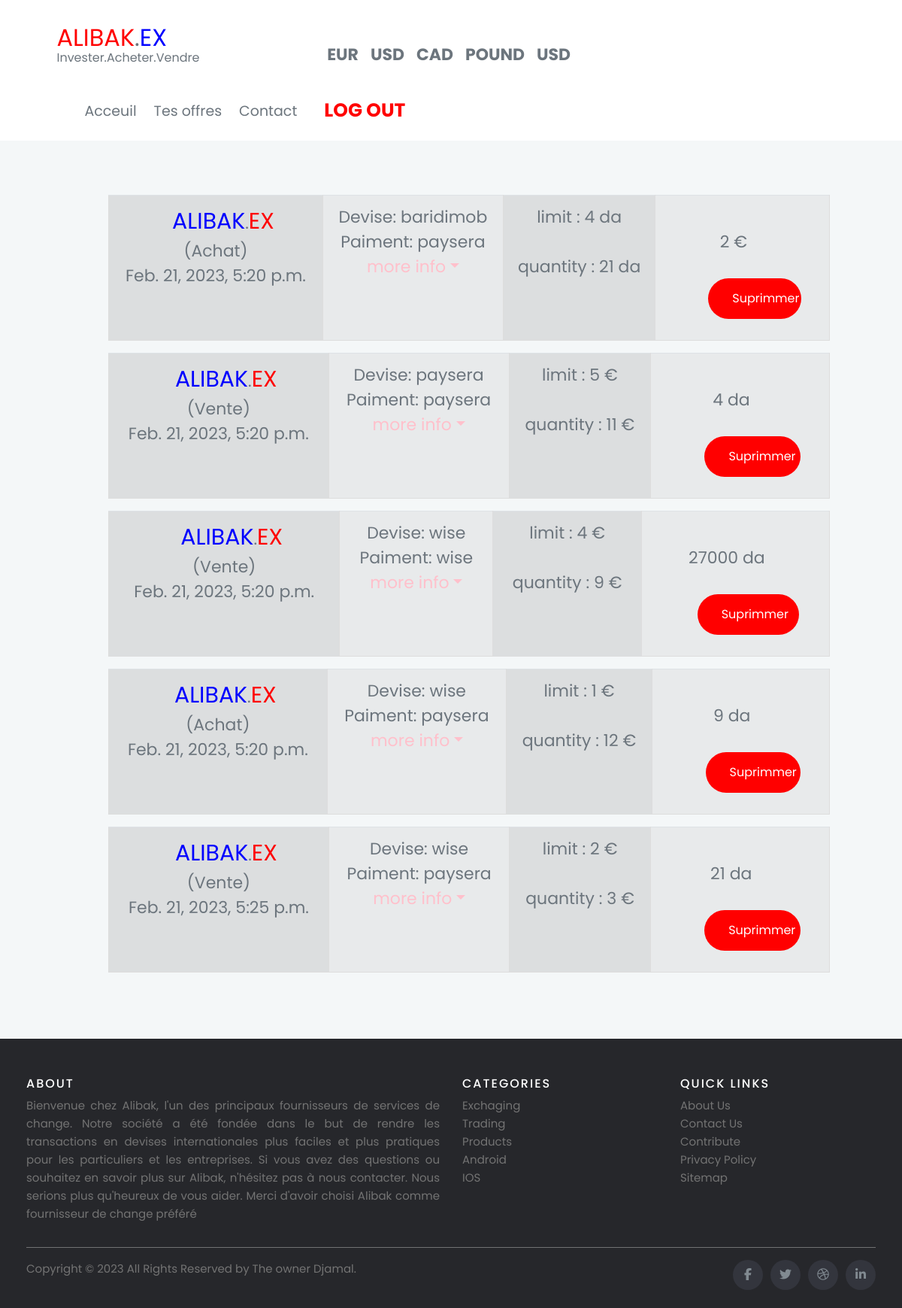
/my_offers (signed in), run on an earlier commit of the app's database.
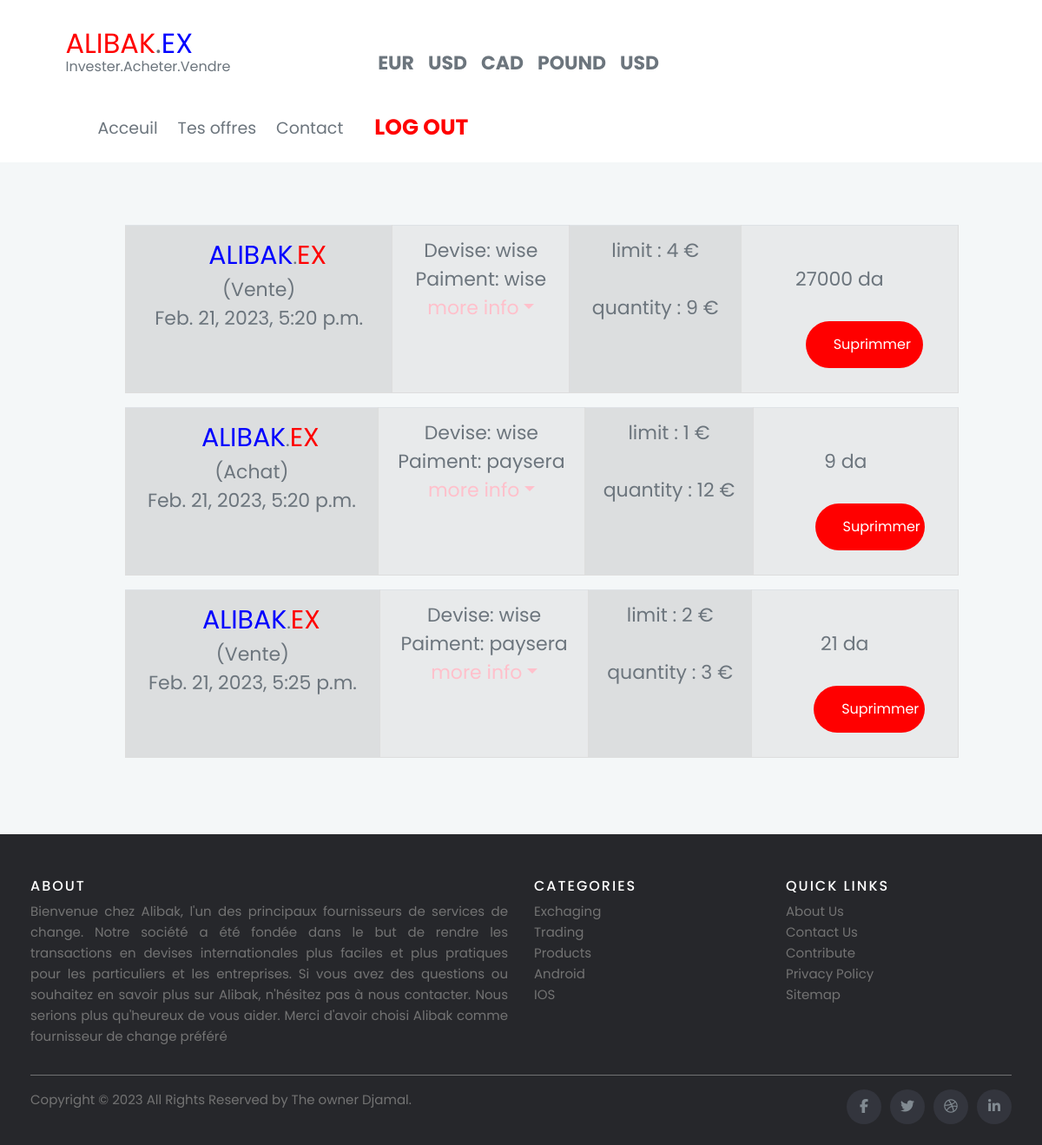
And on a later commit of the database.
### offers/models.py (models this page shows, shortened)
class offers(models.Model):
    STATUS = (
        ('Sell', 'Sell'),
        ('buy', 'buy')
    )
    Devise = (
        ('paysera', 'paysera'),
        ('wise', 'wise'),
        ('baridimob', 'baridimob')
    )
    customer = models.ForeignKey(Customer, null=True, on_delete=models.SET_NULL)
    title = models.CharField(max_length=20, blank=True)
    date = models.DateField(default=datetime.now)
    created_at = models.DateTimeField(default=datetime.now)
    start_time = models.TimeField(default=time(5))
    duration = models.IntegerField(default=1)
    approve = models.BooleanField(default=False)
    price = models.FloatField(null=True)
    quantity = models.FloatField(default=0)
    lowest = models.FloatField(default=0)
    description = models.CharField(max_length=200, null=True, blank=True)
    devise = models.CharField(max_length=200, null=True, choices=Devise)
    status = models.CharField(max_length=200, null=True, choices=STATUS)
    payment = models.CharField(max_length=200, null=True, choices=Devise)

### offers/decorators.py (the view)
        def wrapper_func(request, *args, **kwargs):
            group = None
            if request.user.groups.exists():
                group = request.user.groups.all()[0].name
            if group in allowed_roles:
                return view_func(request, *args, **kwargs)
            else:
                return HttpResponse("you are not authorized to view this page")

### offers/views.py (called while the page is built)
@login_required(login_url='login')
@allowed_users(allowed_roles=['customer'])
def my_offers(request):
    customer = request.user.customer
    Offer = offers.objects.filter(customer=customer)
    context = {
        'offers': Offer,
    }
    return render(request, 'offers/my_offers.html', context)

### offers/templates/offers/my_offers.html (shortened to what this page needs)
<!DOCTYPE html>
<html lang="en">
<head>
    <link rel="stylesheet" href="https://cdn.jsdelivr.net/npm/bootstrap@4.6.2/dist/css/bootstrap.min.css">
    <link rel="stylesheet" href="https://stackpath.bootstrapcdn.com/bootstrap/4.1.3/css/bootstrap.min.css">
    {% load static %}
    <link href="https://cdnjs.cloudflare.com/ajax/libs/font-awesome/5.10.0/css/all.min.css" rel="stylesheet">
    <link href="lib/animate/animate.min.css" rel="stylesheet">
    <link href="lib/owlcarousel/assets/owl.carousel.min.css" rel="stylesheet">
    <link rel="stylesheet" href="https://use.fontawesome.com/releases/v5.6.1/css/all.css">
    <link rel="stylesheet" type="text/css" href="{% static '/offers/css/menu.css' %}">
    {% include 'offers/navbar2.html' %}
</head>
<body>
<br>
<br><br>
<section class="bottom" style="width: 80%; min-height: 300px;">
{%for offer in offers %}
<table class="table  table-striped t1">
                                        <tr class="tr">
                                            <td class="td-1"> <font class="td-1-1 td-1-1-1" color="blue">ALIBAK</font>.<font class="td-1-1" color="red">EX</font> <br> {% if offer.status == "Sell" %} (Achat) {% elif offer.status == "buy" %} (Vente) {% endif %} <br>{{offer.created_at}} </td>
                                            <td class="td-2"> Devise: {{offer.devise}} <br> Paiment: {{offer.payment}} <br> <font color="pink" class="dropdown-toggle">more info</font> </td>
                                            <td class="td-3"> limit :  {{offer.lowest|floatformat:0}} {% if offer.devise != "baridimob" %} &euro; {% else %} da {% endif %} <br> <br> quantity : {{offer.quantity|floatformat:0}} {% if offer.devise != "baridimob" %} &euro; {% else %} da {% endif %}  </td>
                                            <td class="td-4"> <br> <p >{{offer.price|floatformat:0}} {% if offer.devise != "baridimob" %} da {% else %} &euro; {% endif %} &nbsp&nbsp&nbsp
                                            <a class="btn " style="background-color:red; color:white" onclick="showOverlay()">Suprimmer</a>
                                        </tr>
                        </table>
{% endfor %}
</section>
<br><br><br>
{% include 'offers/footer.html' %}
</body>
</html>

### offers/templates/offers/navbar2.html (shortened to what this page needs)
<div class="container-fluid">
    <div class="row align-items-center bg-light py-3 px-xl-5 d-none d-lg-flex">
        <div class="d0 col-lg-4">
            <p class="col-lg-4-0" style="font-size: 32px;"><font color="red">ALIBAK</font>.<font color="BLUE">EX</font></p>
            <p class="col-lg-4-1">Invester.Acheter.Vendre</p>
        </div>
        <div class="d1 d-inline-flex align-items-center" >
                <a class="text-body mr-3" href=""> <b>EUR</b></a>
                <a class="text-body mr-3" href=""> <b>USD</b></a>
                <a class="text-body mr-3" href=""> <b>CAD</b></a>
                <a class="text-body mr-3" href=""> <b>POUND</b></a>
                <a class="text-body mr-3" href=""> <b>USD</b></a>
        </div>
        <div class="d2 d-inline-flex align-items-center" >
                     <a class="text-body mr-3" href="{% url 'welcome'%}">Acceuil</a>
                   {% if request.user.customer.approved %}
                    <a class="text-body mr-3" href="{% url 'my_offers'%}">Tes offres</a>
                    {% else %}
                    <a class="text-body mr-3" href="{% url 'settings'%}">Paramètres</a>
                    {% endif %}
                    <a class="text-body mr-3" href="#footer">Contact</a>
                    <a class="text-body mr-3 p" href="{% url 'logout' %}" style="text-decoration:none">LOG OUT</a>
        </div>
    </div>
</div>

### offers/templates/offers/footer.html (shortened to what this page needs)
{% load static %}
{% load fontawesome_5 %}
<link rel="stylesheet" href="path/to/font-awesome/css/font-awesome.min.css">
<footer id="footer" class="site-footer">
    <div class="container">
      <div class="row">
        <div class="col-sm-12 col-md-6">
          <h6>About</h6>
          <p class="text-justify">Bienvenue chez Alibak, l'un des principaux fournisseurs de services de change. Notre société a été fondée dans le but de rendre les transactions en devises internationales plus faciles et plus pratiques pour les particuliers et les entreprises.
             Si vous avez des questions ou souhaitez en savoir plus sur Alibak, n'hésitez pas à nous contacter. Nous serions plus qu'heureux de vous aider. Merci d'avoir choisi Alibak comme fournisseur de change préféré
        </div>
        <div class="col-xs-6 col-md-3">
          <h6>Categories</h6>
          <ul class="footer-links">
            <li><a href="">Exchaging</a></li>
            <li><a href="">Trading</a></li>
            <li><a href="">Products </a></li>
            <li><a href="">Android</a></li>
            <li><a href="">IOS</a></li>
          </ul>
        </div>
        <div class="col-xs-6 col-md-3">
          <h6>Quick Links</h6>
          <ul class="footer-links">
            <li><a href="">About Us</a></li>
            <li><a href="">Contact Us</a></li>
            <li><a href="">Contribute</a></li>
            <li><a href="">Privacy Policy</a></li>
            <li><a href="">Sitemap</a></li>
          </ul>
        </div>
      </div>
      <hr>
    </div>
    <div class="container">
      <div class="row">
        <div class="col-md-8 col-sm-6 col-xs-12">
          <p class="copyright-text">Copyright &copy; 2023 All Rights Reserved by
       <a href="#">The owner Djamal</a>.
          </p>
        </div>
        <div class="col-md-4 col-sm-6 col-xs-12">
          <ul class="social-icons">
            <li><a class="facebook" href="https://www.facebook.com/profile.php?id=100090743310902&sk=about"target="_blank"><i class="fa fa-facebook"></i></a></li>
            <li><a class="twitter" href="https://www.instagram.com/alibak.ex/"><i class="fa fa-twitter | fa_icon" ></i></a></li>
            <li><a class="dribbble" href="#"><i class="fa fa-dribbble"></i></a></li>
            <li><a class="linkedin" href="#"><i class="fa fa-linkedin"></i></a></li>
          </ul>
        </div>
      </div>
    </div>
</footer>

### offers/templates/offers/my_offers.html (style rules this page uses)
*, *:before, *:after { -moz-box-sizing: border-box; -webkit-box-sizing: border-box; box-sizing: border-box; }
body { font-family: 'Nunito', sans-serif; background-color:#f4f7f8; }

### offers/templates/offers/footer.html (style rules this page uses)
.site-footer { background-color:#26272b; padding:45px 0 20px; font-size:15px; line-height:24px; color:#737373; }
.site-footer hr { border-top-color:#bbb; opacity:0.5 }
.site-footer h6 { color:#fff; font-size:16px; text-transform:uppercase; margin-top:5px; letter-spacing:2px }
.site-footer a { color:#737373; }
.footer-links { padding-left:0; list-style:none }
.footer-links li { display:block }
.footer-links a { color:#737373 }
.site-footer .social-icons { text-align:right }
.site-footer .social-icons a { width:40px; height:40px; line-height:40px; margin-left:6px; margin-right:0; border-radius:100%; background-color:#33353d }
.copyright-text { margin:0 }
.social-icons { padding-left:0; margin-bottom:0; list-style:none }
.social-icons li { display:inline-block; margin-bottom:4px }
.social-icons a { background-color:#eceeef; color:#818a91; font-size:16px; display:inline-block; line-height:44px; width:44px; height:44px; text-align:center; margin-right:8px; border-radius:100%; -webkit-transition:all .2s linear; -o-transition:all .2s linear; transition:all .2s linear }

What changed in the data, as far as the page shows it:
removed offers: status "(Achat)", created_at "Feb. 21, 2023, 5:20 p.m.", devise "baridimob", payment "paysera", lowest "4", shows "da", quantity "21", price "2"
removed offers: status "(Vente)", created_at "Feb. 21, 2023, 5:20 p.m.", devise "paysera", payment "paysera", lowest "5", quantity "11", price "4", shows "da"
